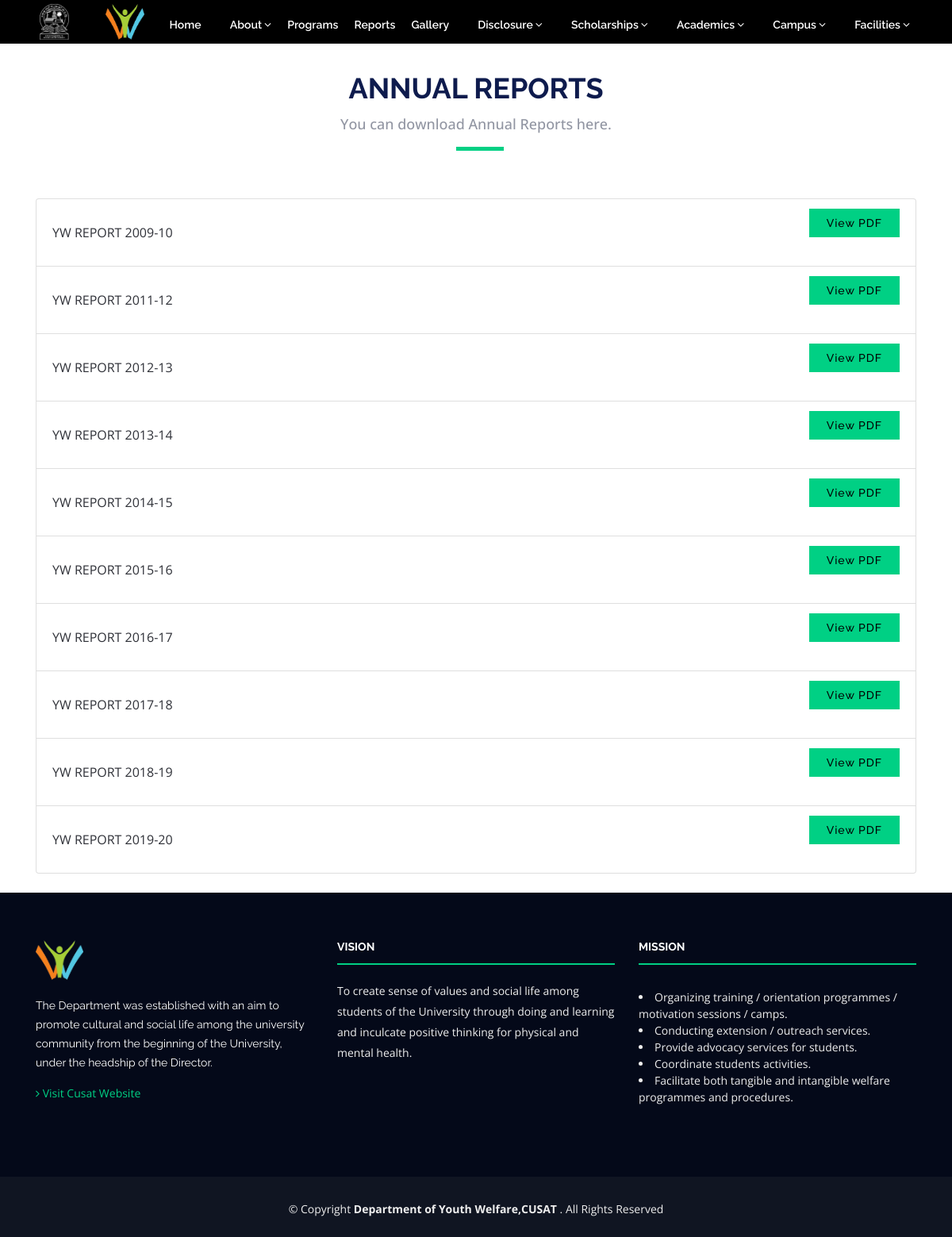
Screenshot of /annual-reports/ with the database file from the repository.
### app/models.py (models this page shows, shortened)
class AnnualReport(models.Model):
    name = models.CharField(max_length=255)
    report_pdf = models.FileField(upload_to='annual_reports/')

### app/views.py (the view)
# urls.py: path('annual-reports/', annual_report_view, name='annual_reports'),
def annual_report_view(request):
    reports = AnnualReport.objects.all()
    return render(request, 'app/annual_report.html', {'reports': reports})

### templates/app/annual_report.html
{% extends 'base.html' %}
{% block content %}
    <div class="section-header" style="margin-top: 70px">
        <h2>Annual Reports</h2>
    <p>You can download Annual Reports here.</p>
    </div>
<div class="container mt-4 mb-4">
    <div class="list-group">
        {% for report in reports %}
            <div class="list-group-item d-flex justify-content-between align-items-center">
                {{ report.name }}
                <a href="{{ report.report_pdf.url }}" class="about-btn" target="_blank">View PDF</a>
            </div>
        {% endfor %}
    </div>
</div>
{% endblock %}

### static/app/css/style.css (style rules this page uses)
body { background: #fff; color: #2f3138; font-family: "Open Sans", sans-serif; }
p { padding: 0; margin: 0 0 30px 0; }
h1, h2, h3, h4, h5, h6 { font-family: "Raleway", sans-serif; font-weight: 400; margin: 0 0 20px 0; padding: 0; color: #0e1b4d; }
.section-header { margin-bottom: 60px; position: relative; padding-bottom: 20px; display: flex; flex-direction: column; align-items: center; justify-content: center; margin-top: 90px !important; }
.section-header::before { content: ''; position: absolute; display: block; width: 60px; height: 5px; background: #00d084; bottom: 0; left: calc(50% - 25px); }
.section-header h2 { font-size: 36px; text-transform: uppercase; text-align: center; font-weight: 700; margin-bottom: 10px; }
.section-header p { text-align: center; padding: 0; margin: 0; font-size: 18px; font-weight: 500; color: #9195a2; }
.about-btn { font-family: "Raleway", sans-serif; font-weight: 500; font-size: 14px; letter-spacing: 1px; display: inline-block; padding: 9px 20px; transition: 0.5s; line-height: 1; color: #000000; -webkit-animation-delay: 0.8s; animation-delay: 0.8s; border: 2px solid #00d084; background: #00d084; margin-bottom: 3vh; }

### rows the page displays
AnnualReport: name "YW REPORT 2009-10"
AnnualReport: name "YW REPORT 2011-12"
AnnualReport: name "YW REPORT 2012-13"
AnnualReport: name "YW REPORT 2013-14"
AnnualReport: name "YW REPORT 2014-15"
AnnualReport: name "YW REPORT 2015-16"
AnnualReport: name "YW REPORT 2016-17"
AnnualReport: name "YW REPORT 2017-18"
AnnualReport: name "YW REPORT 2018-19"
AnnualReport: name "YW REPORT 2019-20"
